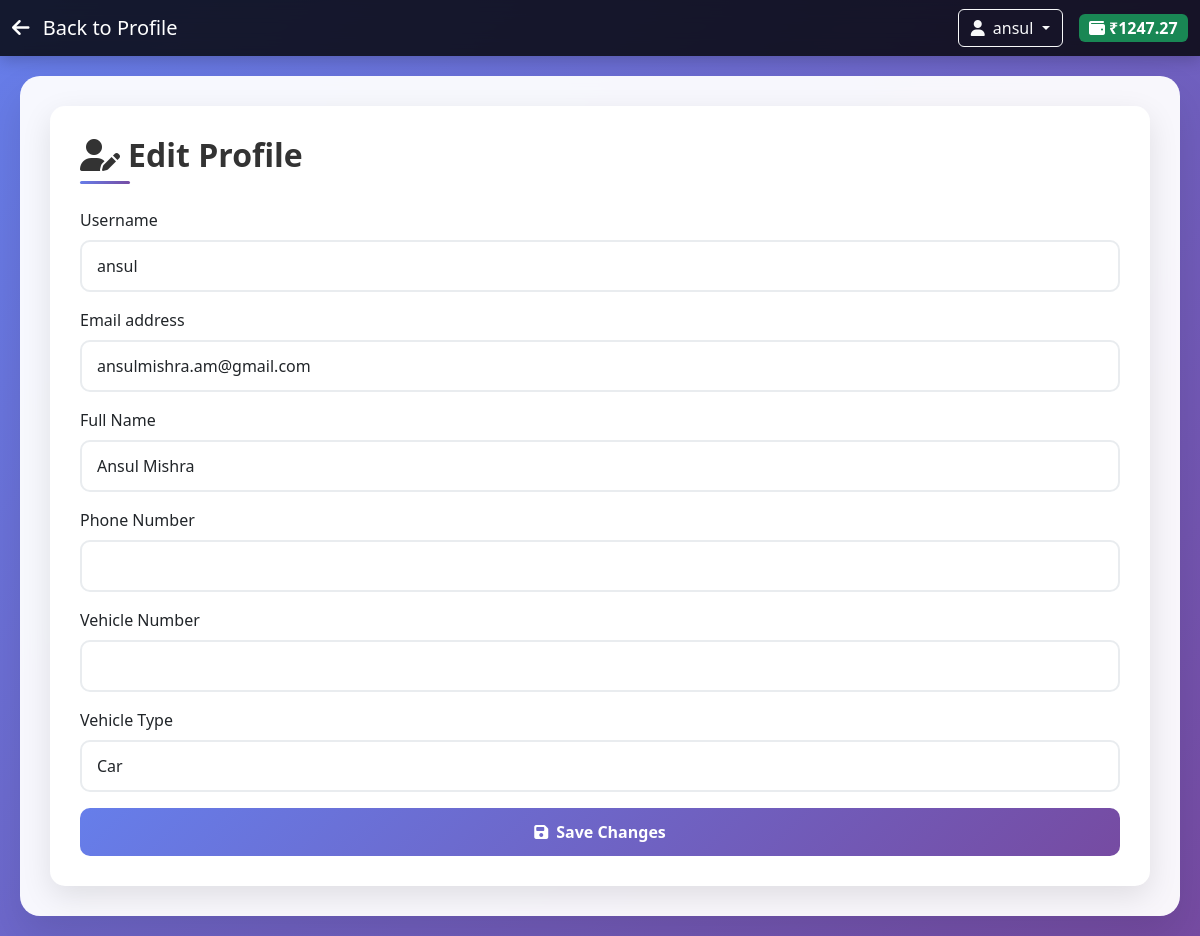
/user/edit_profile (signed in), run on the app's committed database.
### models/models.py (models this page shows, shortened)
class User(db.Model, UserMixin):
    __tablename__ = 'users'
    id = db.Column(db.Integer, primary_key=True)
    username = db.Column(db.String(80), unique=True, nullable=False)
    email = db.Column(db.String(120), unique=True, nullable=False)
    password = db.Column(db.String(128), nullable=False)
    full_name = db.Column(db.String(120), nullable=True)
    phone = db.Column(db.String(20), nullable=True) # Used 'phone' in app.py
    role = db.Column(db.String(20), default='user', nullable=False) # 'user' or 'admin'
    balance = db.Column(db.Float, default=0.0, nullable=False) # Wallet balance
    vehicle_number = db.Column(db.String(20), nullable=True)
    vehicle_type = db.Column(db.String(20), default='car', nullable=False)
    reservations = db.relationship('Reservation', backref='user', lazy=True)
    payments = db.relationship('Payment', backref='user', lazy=True)
    transactions = db.relationship('Transaction', backref='user', lazy=True)

### controllers/user_controller.py (the view, shortened to what this page needs)
    @app.route('/user/edit_profile', methods=['GET', 'POST'])
    @login_required
    def edit_profile():
        user = current_user
        return render_template('edit_profile.html', user=user)

### app.py (called while the page is built)
@login_manager.user_loader
def load_user(user_id):
    return User.query.get(int(user_id))

### templates/edit_profile.html (shortened to what this page needs)
<!DOCTYPE html>
<html lang="en">
<head>
    <link href="https://cdn.jsdelivr.net/npm/bootstrap@5.3.0/dist/css/bootstrap.min.css" rel="stylesheet">
    <link href="https://cdnjs.cloudflare.com/ajax/libs/font-awesome/6.4.0/css/all.min.css" rel="stylesheet">
    <link rel="stylesheet" href="{{ url_for('static', filename='css/edit_profile.css') }}">
</head>
<body>
    <nav class="navbar navbar-expand-lg navbar-dark">
        <div class="container-fluid">
            <a class="navbar-brand" href="{{ url_for('user_profile') }}">
                <i class="fas fa-arrow-left me-2"></i>
                Back to Profile
            </a>
            <div class="d-flex align-items-center">
                <div class="dropdown me-3">
                    <button class="btn btn-outline-light dropdown-toggle" type="button" data-bs-toggle="dropdown">
                        <i class="fas fa-user me-2"></i>{{ user.username }}
                    </button>
                </div>
                {% if user.balance is defined %}
                <span class="badge bg-success fs-6">
                    <i class="fas fa-wallet me-1"></i>₹{{ "%.2f"|format(user.balance) }}
                </span>
                {% endif %}
            </div>
        </div>
    </nav>
    <div class="main-content">
        <div class="form-card">
            <h2 class="section-title mb-4">
                <i class="fas fa-user-edit me-2"></i>Edit Profile
            </h2>
            <form method="POST">
                <div class="mb-3">
                    <label for="username" class="form-label">Username</label>
                    <input type="text" class="form-control" id="username" name="username" value="{{ user.username }}" required>
                </div>
                <div class="mb-3">
                    <label for="email" class="form-label">Email address</label>
                    <input type="email" class="form-control" id="email" name="email" value="{{ user.email }}" required>
                </div>
                <div class="mb-3">
                    <label for="full_name" class="form-label">Full Name</label>
                    <input type="text" class="form-control" id="full_name" name="full_name" value="{{ user.full_name or '' }}">
                </div>
                <div class="mb-3">
                    <label for="phone" class="form-label">Phone Number</label>
                    <input type="tel" class="form-control" id="phone" name="phone" value="{{ user.phone or '' }}">
                </div>
                <div class="mb-3">
                    <label for="vehicle_number" class="form-label">Vehicle Number</label>
                    <input type="text" class="form-control" id="vehicle_number" name="vehicle_number" value="{{ user.vehicle_number or '' }}">
                </div>
                <div class="mb-3">
                    <label for="vehicle_type" class="form-label">Vehicle Type</label>
                    <select class="form-control" id="vehicle_type" name="vehicle_type">
                        <option value="car" {% if user.vehicle_type == 'car' %}selected{% endif %}>Car</option>
                    </select>
                </div>
                <button type="submit" class="btn btn-primary-custom w-100">
                    <i class="fas fa-save me-2"></i>Save Changes
                </button>
            </form>
        </div>
    </div>
</body>
</html>

### static/css/edit_profile.css (style rules this page uses)
body { background: linear-gradient(135deg, #667eea 0%, #764ba2 100%); min-height: 100vh; font-family: 'Segoe UI', Tahoma, Geneva, Verdana, sans-serif; }
.navbar { background: rgba(0, 0, 0, 0.8) !important; backdrop-filter: blur(10px); box-shadow: 0 4px 15px rgba(0,0,0,0.2); }
.main-content { background: rgba(255, 255, 255, 0.95); border-radius: 20px; margin: 20px; padding: 30px; box-shadow: 0 20px 40px rgba(0,0,0,0.1); backdrop-filter: blur(10px); }
.form-card { background: white; border-radius: 15px; padding: 30px; box-shadow: 0 10px 30px rgba(0,0,0,0.1); border: none; }
.form-control { border-radius: 10px; border: 2px solid #e9ecef; padding: 12px 15px; transition: all 0.3s ease; }
.btn-primary-custom { background: linear-gradient(135deg, #667eea 0%, #764ba2 100%); border: none; border-radius: 10px; padding: 12px 30px; font-weight: bold; transition: all 0.3s ease; color: white; }
.section-title { color: #333; font-weight: 600; margin-bottom: 25px; position: relative; padding-bottom: 10px; }
.section-title::after { content: ''; position: absolute; bottom: 0; left: 0; width: 50px; height: 3px; background: linear-gradient(135deg, #667eea 0%, #764ba2 100%); border-radius: 2px; }

### data on the page
User: username "ansul", balance "1247.27", email "ansulmishra.am@gmail.com", full_name "Ansul Mishra", vehicle_type "Car"
